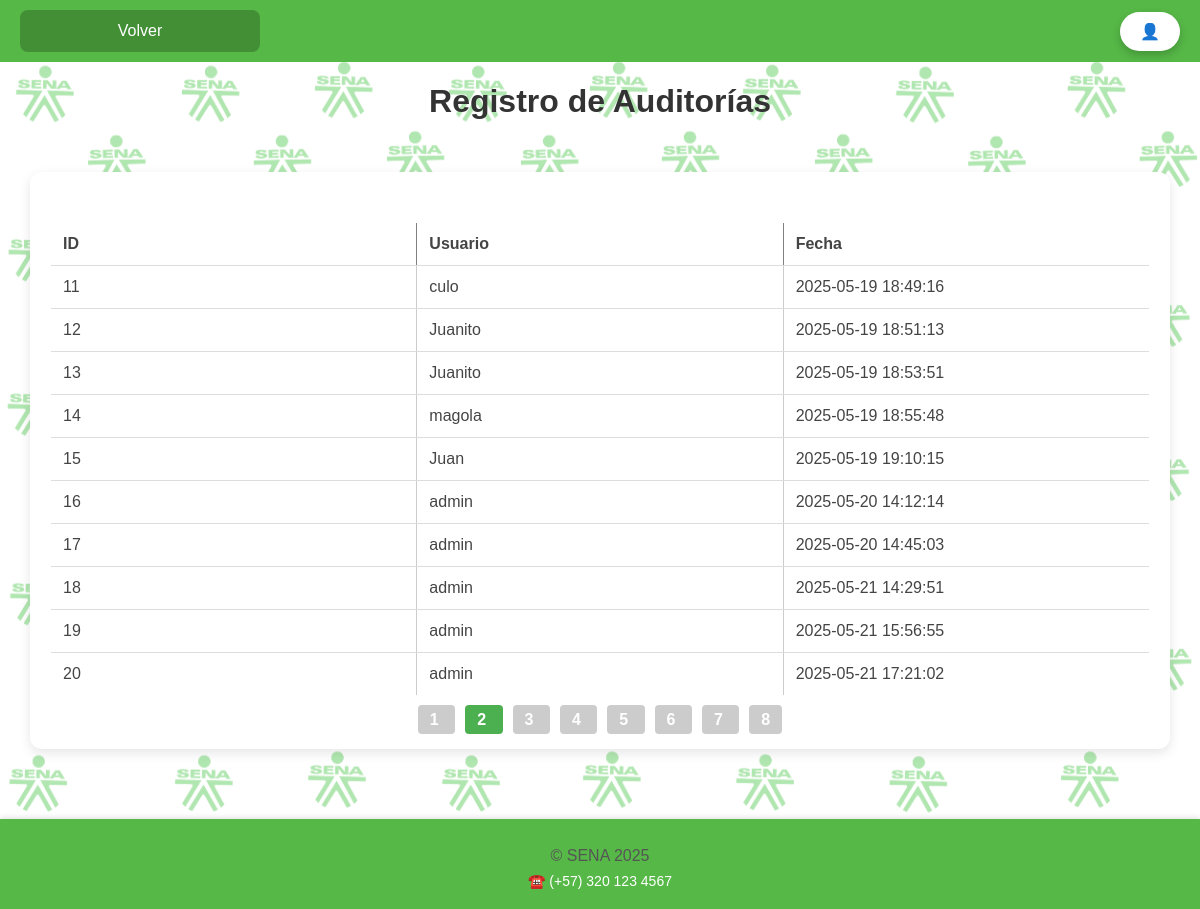
/BACKEND/services/vents/auditoria.php?pagina=2, run on the app's committed database.
### tables this page shows
CREATE TABLE `auditoria` (
  `id` int(11) NOT NULL AUTO_INCREMENT,
  `usuario` varchar(50) NOT NULL,
  `fecha` datetime NOT NULL,
  PRIMARY KEY (`id`)
);

### BACKEND/services/vents/auditoria.php (the view, shortened to what this page needs)
<?php
include '../modulos/conexion.php';
$por_pagina = 10;
$pagina = isset($_GET['pagina']) ? (int)$_GET['pagina'] : 1;
$inicio = ($pagina > 1) ? ($pagina - 1) * $por_pagina : 0;
$auditorias_array = [];
$sql = "SELECT * FROM auditoria ORDER BY fecha ASC LIMIT $inicio, $por_pagina";
$resultado = $conexion->query($sql);
if ($resultado->num_rows > 0) {
    while ($fila = $resultado->fetch_assoc()) {
        $auditorias_array[] = $fila;
    }
}
$total_resultado = $conexion->query("SELECT COUNT(*) as total FROM auditoria");
$total_filas = $total_resultado->fetch_assoc()['total'];
$total_paginas = ceil($total_filas / $por_pagina);
?>
<!DOCTYPE html>
<html lang="es">
<head>
    <link rel="stylesheet" href="css/styles.css">
</head>
<body>
<header>
    <a href="menu_admin.php" class="btn-categoria-menu">Volver</a>
    <div id="user-block">
        👤 <?php echo htmlspecialchars($_SESSION['usuario']); ?>
    </div>
</header>
    <h1>Registro de Auditorías</h1>
    <div class="auditoria-container">
        <?php if (count($auditorias_array) > 0): ?>
            <table class="tabla-auditorias" border="1">
                <thead>
                    <tr>
                        <th>ID</th>
                        <th>Usuario</th>
                        <th>Fecha</th>
                    </tr>
                </thead>
                <tbody>
                    <?php foreach ($auditorias_array as $audit): ?>
                        <tr>
                            <td><?php echo htmlspecialchars($audit['id']); ?></td>
                            <td><?php echo htmlspecialchars($audit['usuario']); ?></td>
                            <td><?php echo htmlspecialchars($audit['fecha']); ?></td>
                        </tr>
                    <?php endforeach; ?>
                </tbody>
            </table>
            <div style="text-align: center; margin-top: 15px;">
                <?php if ($total_paginas > 1): ?>
                    <?php for ($i = 1; $i <= $total_paginas; $i++): ?>
                        <a href="?pagina=<?php echo $i; ?>" style="margin: 0 5px; padding: 6px 12px; background: <?php echo ($i == $pagina) ? '#4CAF50' : '#ccc'; ?>; color: #fff; text-decoration: none; border-radius: 4px;">
                            <?php echo $i; ?>
                        </a>
                    <?php endfor; ?>
                <?php endif; ?>
            </div>
        <?php else: ?>
            <p style="text-align:center;">No se encontraron registros de auditoría.</p>
        <?php endif; ?>
    </div>
    <footer class="footer">
        <p>&copy; SENA 2025</p>
        ☎️ (+57) 320 123 4567
    </footer>
</body>
</html>

### BACKEND/services/vents/css/styles.css (style rules this page uses)
:root { --verde: #56b847; --verde-oscuro: #4a9b3b; }
html, body { margin: 0; padding: 0; height: 100%; font-family: Arial, sans-serif; background: url("../img/fondo.png") no-repeat center center/cover fixed; display: flex; flex-direction: column; background-attachment: fixed; box-sizing: border-box; }
header { background: var(--verde); color: white; padding: 10px 20px; display: flex; justify-content: space-between; align-items: center; }
h1, h2 { text-align: center; color: #333; font-family: Arial, sans-serif; }
p { font-family: Arial, sans-serif; color: #555; font-size: 16px; line-height: 1.5; margin-bottom: 10px; }
a { text-decoration: none; }
.footer { background-color: var(--verde); color: white; text-align: center; padding: 20px 10px; font-size: 14px; margin-top: 40px; box-shadow: 0 -2px 5px rgba(0, 0, 0, 0.1); }
.footer p { margin: 5px 0; }
.btn-categoria, .btn-categoria-menu { padding: 12px 20px; color: white; font-size: 16px; border: none; border-radius: 8px; cursor: pointer; transition: background-color 0.3s ease; white-space: nowrap; flex: 1 1 auto; max-width: 200px; text-align: center; background-color: var(--verde); }
.btn-categoria-menu { background-color: #428f36; }
.tabla-auditorias { width: 100%; max-width: 1100px; margin: 0 auto; border-collapse: collapse; margin-top: 30px; background: #fff; border-radius: 12px; overflow: hidden; font-size: 16px; table-layout: fixed; }
.tabla-auditorias th, .tabla-auditorias td { padding: 12px; border-bottom: 1px solid #ddd; text-align: left; color: #444; word-wrap: break-word; }
.auditoria-container { max-width: 1100px; margin: 30px auto; background: white; border-radius: 12px; box-shadow: 0 4px 12px rgba(0, 0, 0, 0.1); padding: 20px; flex-grow: 1; }
table tbody td { background-color: #ffffff; padding: 8px; border: 1px solid #ccc; }
#user-block { text-align: center; display: flex; justify-content: center; align-items: center; top: 10px; background: white; color: black; padding: 10px 20px; border-radius: 25px; font-family: 'Arial', sans-serif; font-weight: 600; font-size: 16px; box-shadow: 0 4px 8px rgba(0, 0, 0, 0.2); z-index: 1000; user-select: none; transition: background-color 0.3s ease; }
a[href*="pagina="] { margin: 0 5px; padding: 6px 12px; background-color: #c8e6c9; color: #1b5e20; border-radius: 4px; font-weight: bold; }

### data on the page
auditoria: id "11", usuario "culo", fecha "2025-05-19 18:49:16"
auditoria: id "12", usuario "Juanito", fecha "2025-05-19 18:51:13"
auditoria: id "13", usuario "Juanito", fecha "2025-05-19 18:53:51"
auditoria: id "14", usuario "magola", fecha "2025-05-19 18:55:48"
auditoria: id "15", usuario "Juan", fecha "2025-05-19 19:10:15"
auditoria: id "16", usuario "admin", fecha "2025-05-20 14:12:14"
auditoria: id "17", usuario "admin", fecha "2025-05-20 14:45:03"
auditoria: id "18", usuario "admin", fecha "2025-05-21 14:29:51"
auditoria: id "19", usuario "admin", fecha "2025-05-21 15:56:55"
auditoria: id "20", usuario "admin", fecha "2025-05-21 17:21:02"
